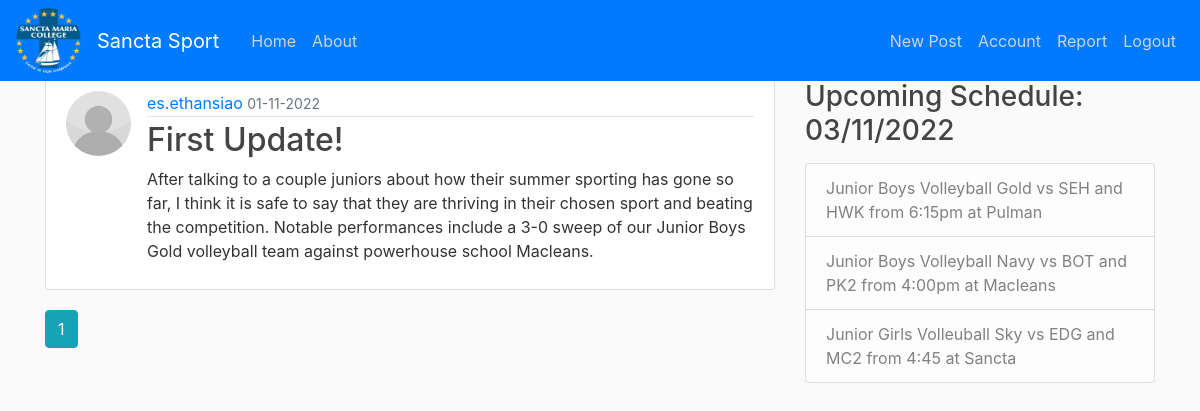
Screenshot of /home (signed in) with the database file from the repository.
### main_app/models.py (models this page shows, shortened)
class Post(db.Model):
    id = db.Column(db.Integer, primary_key=True)
    title = db.Column(db.String(100), nullable=False)
    date_posted = db.Column(db.DateTime, nullable=False, default=datetime.utcnow) # imported from datetime, sets date and time of post to that instant
    content = db.Column(db.Text, nullable=False)
    user_id = db.Column(db.Integer, db.ForeignKey('user.id'), nullable=False)

class User(db.Model, UserMixin):
    id = db.Column(db.Integer, primary_key=True)
    username = db.Column(db.String(30), unique=True, nullable=False) # false null makes some sort of imput compulsory
    email = db.Column(db.String(120), unique=True, nullable=False)
    password = db.Column(db.String(60), nullable=False)
    image_file = db.Column(db.String(20), nullable=False, default='default.jpg') # default profile picture is set if there's nothing
    posts = db.relationship('Post', backref='author', lazy=True) # relationship (two way) pulls out information from User or Post class

### main_app/routes.py (the view)
@app.route("/")
@app.route("/home")
def home():
    page = request.args.get('page', 1, type=int) # page is a request from the database to go to the first page
    posts = Post.query.order_by(Post.date_posted.desc()).paginate(page=page, per_page=5)
    return render_template('home.html', posts=posts) # sends in parameter for blog posts

### main_app/models.py (called while the page is built)
@login_manager.user_loader
def load_user(user_id):
    return User.query.get(int(user_id)) # query gets user id and makes sure it is an integer

### main_app/templates/home.html
{% extends "layout.html" %}
{% block content %}
    {% for post in posts.items %}
        <article class="media content-section">
            <img class="rounded-circle article-img" src="{{ url_for('static', filename='profile_pics/' + post.author.image_file) }}">
            <div class="media-body">
                <div class="article-metadata">
                    <a class-"mr-2" href="#"> {{ post.author.username }} </a>
                    <small class="text-muted"> {{ post.date_posted.strftime('%d-%m-%Y') }} </small>
                </div>
                <h2><a class="article-title" href="{{ url_for('post', post_id=post.id) }}"> {{ post.title }} </a></h2>
                <p class="article-content"> {{ post.content }} </p>
            </div>
        </article>
    {% endfor %}
    {% for page_num in posts.iter_pages(left_edge=1, right_edge=1, left_current=1, right_current=2) %}
        {% if page_num %}
            {% if posts.page == page_num %}
                <a class="btn btn-info mb-4" href="{{ url_for('home', page=page_num) }}">{{ page_num }}</a>
            {% else %}
                <a class="btn btn-outline-info mb-4" href="{{ url_for('home', page=page_num) }}">{{ page_num }}</a>
            {% endif %}
        {% else %}
            ...
        {% endif %}
    {% endfor %}
{% endblock content %}

### main_app/static/main.css (style rules this page uses)
body { background: #fafafa; color: #333333; margin-top: 5rem; }
h1, h2, h3, h4, h5, h6 { color: #444444; }
.content-section { background: #ffffff; padding: 10px 20px; border: 1px solid #dddddd; border-radius: 3px; margin-bottom: 20px; }
.article-title { color: #444444; }
.article-content { white-space: pre-line; }
.article-img { height: 65px; width: 65px; margin-right: 16px; }
.article-metadata { padding-bottom: 1px; margin-bottom: 4px; border-bottom: 1px solid #e3e3e3 }

### rows the page displays
Post: image_file (placeholder picture), author.username "es.ethansiao", date_posted "01-11-2022", title "First Update!", content "After talking to a couple juniors about how their summer sporting has gone so far, I think it is safe to say that they are thriving in their chosen sport and beating the competition. Notable performances include a 3-0 sweep of our Junior Boys Gold volleyball team against powerhouse school Macleans."

### other values shown
{{ page_num }} "1"
